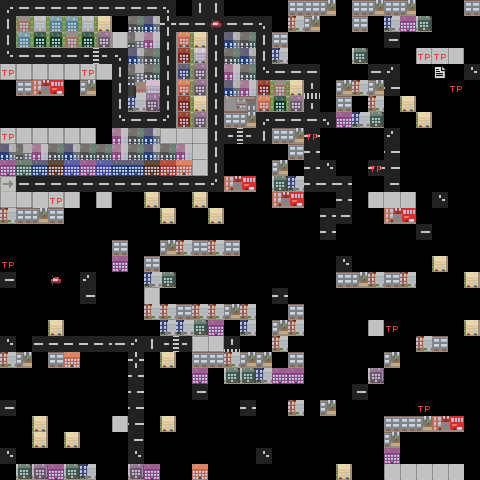

This is a level from a 2D game, rendered from its Tiled map with the project's own tilesets. A one-line summary and the complete map file follow:
An orthogonal 30x30 tile map with 16x16 px tiles, 2 tile layers (Tile Layer 1, objects).

<map version="1.10" tiledversion="1.11.1.1" orientation="orthogonal" renderorder="right-down" width="30" height="30" tilewidth="16" tileheight="16" infinite="0" nextlayerid="5" nextobjectid="1">
 <tileset firstgid="1" name="city_tileset_" tilewidth="16" tileheight="16" tilecount="300" columns="10">
  <image source="../assets/tilesets/level5_tileset.png" trans="ff00ff" width="160" height="480" />
 </tileset>
 <layer id="1" name="Tile Layer 1" width="30" height="30">
  <data encoding="csv">
198,161,161,161,161,161,161,161,161,161,171,107,163,163,103,101,106,102,41,41,42,102,41,42,41,42,102,61,62,41,
163,51,25,53,53,25,45,243,52,21,182,161,161,161,161,161,171,102,46,42,102,102,41,102,48,50,47,81,82,90,
163,53,54,54,51,54,56,223,26,22,192,35,45,163,21,52,163,41,66,67,68,69,102,106,188,121,121,124,125,141,
206,161,161,161,161,164,165,171,21,52,194,58,55,163,52,21,163,48,86,87,88,89,47,106,142,104,221,222,223,123,
226,226,226,226,226,226,225,163,26,52,195,57,56,163,22,52,206,161,161,161,121,121,121,161,162,103,241,242,243,206,
102,41,43,44,102,42,245,163,38,39,196,35,56,163,21,22,58,51,45,168,102,42,46,42,186,101,261,262,263,268,
61,62,63,64,66,85,245,163,48,49,197,58,45,163,31,32,35,54,56,178,70,41,102,46,123,45,103,104,101,127,
81,82,83,84,86,87,245,206,161,161,162,58,56,163,41,42,198,161,161,161,171,50,48,47,147,104,45,101,104,85,
226,226,226,226,226,226,127,22,52,21,166,166,218,163,164,165,163,41,42,181,123,124,125,121,162,121,121,141,108,106,
21,26,22,52,21,52,52,22,52,21,52,22,167,163,103,101,123,102,41,181,123,107,101,106,186,65,85,123,107,105,
50,30,27,28,29,50,29,27,27,28,40,1,167,163,101,104,123,42,102,181,206,121,141,181,186,108,105,123,65,85,
2,161,161,161,161,161,161,161,161,161,161,161,161,162,43,44,123,47,48,181,181,181,123,104,187,107,106,123,108,106,
225,226,227,226,228,123,223,103,103,45,101,104,45,103,63,64,123,43,44,103,101,181,123,221,222,221,268,206,141,85,
46,41,42,41,127,128,127,104,101,104,45,103,101,45,83,84,123,63,64,101,181,188,122,103,43,44,104,101,123,101,
66,67,66,67,127,148,127,268,268,268,268,268,268,268,268,268,123,83,84,103,181,123,61,62,63,64,188,121,123,104,
86,87,86,87,127,147,127,41,102,102,42,46,41,46,41,106,123,121,121,141,243,123,81,82,83,84,123,103,123,104,
126,126,126,126,127,147,127,50,70,41,67,66,67,68,69,85,128,108,105,123,263,206,121,121,121,121,122,45,123,101,
188,121,121,121,121,162,121,121,141,48,47,86,87,88,89,85,148,107,106,123,65,41,42,46,41,46,102,101,123,45,
123,107,101,104,85,187,107,106,123,221,268,268,268,268,268,268,123,181,268,148,108,61,62,66,67,68,69,104,123,103,
123,108,103,101,106,128,108,85,123,46,46,41,46,46,42,46,123,102,41,123,107,81,82,86,87,88,89,85,123,104,
123,108,104,45,106,148,65,105,123,70,48,48,47,50,70,48,123,42,46,123,121,121,141,221,268,268,268,268,123,45,
206,121,201,202,203,204,205,161,162,163,164,165,166,167,168,121,122,46,102,123,65,105,123,121,121,141,46,41,123,103,
46,42,102,41,1,106,123,65,182,107,45,85,41,41,46,42,42,102,41,123,108,85,123,102,42,128,66,67,123,101,
66,67,68,69,104,85,128,108,183,108,101,106,50,70,47,47,48,50,50,123,107,106,123,49,70,148,86,87,123,101,
86,87,88,89,101,85,148,108,184,108,101,105,188,121,121,121,121,121,121,122,65,85,188,121,121,121,121,121,122,104,
188,121,121,121,121,121,122,107,185,107,104,85,123,104,123,181,123,108,46,102,42,105,123,127,268,268,268,268,268,268,
123,101,45,104,101,261,262,221,186,108,45,106,123,101,123,103,123,108,66,67,68,106,128,127,41,41,42,43,44,127,
123,104,45,103,45,104,103,105,187,65,103,106,123,127,123,127,123,107,86,87,88,104,148,127,42,61,62,63,64,127,
206,121,124,125,121,121,141,106,206,121,121,121,122,127,128,104,206,121,121,121,121,121,122,127,50,81,82,83,2403,127,
90,47,49,50,47,48,123,85,49,50,90,70,1,127,148,127,103,101,104,104,101,45,103,245,227,227,227,227,227,127
</data>
 </layer>
 <layer id="4" name="objects" width="30" height="30">
  <data encoding="csv">
0,0,0,0,0,0,0,0,0,0,0,0,0,0,0,0,0,0,0,0,0,0,0,0,0,0,0,0,0,0,
0,0,0,0,0,0,0,0,0,0,0,0,0,5,0,0,0,0,0,0,0,0,0,0,0,0,0,0,0,0,
0,0,0,0,0,0,0,0,0,0,0,0,0,0,0,0,0,0,0,0,0,0,0,0,0,0,0,0,0,0,
0,0,0,0,0,0,0,0,0,0,0,0,0,0,0,0,0,0,0,0,0,0,0,0,0,0,4,4,0,0,
4,0,0,0,0,4,0,0,0,0,0,0,0,0,0,0,0,0,0,0,0,0,0,0,0,0,0,6,0,0,
0,0,0,0,0,0,0,0,0,0,0,0,0,0,0,0,0,0,0,0,0,0,0,0,0,0,0,0,4,0,
0,0,0,0,0,0,0,0,0,0,0,0,0,0,0,0,0,0,0,0,0,0,0,0,0,0,0,0,0,0,
0,0,0,0,0,0,0,0,0,0,0,0,0,0,0,0,0,0,0,0,0,0,0,0,0,0,0,0,0,0,
4,0,0,0,0,0,0,0,0,0,0,0,0,0,0,0,0,0,0,4,0,0,0,0,0,0,0,0,0,0,
0,0,0,0,0,0,0,0,0,0,0,0,0,0,0,0,0,0,0,0,0,0,0,0,0,0,0,0,0,0,
0,0,0,0,0,0,0,0,0,0,0,0,0,0,0,0,0,0,0,0,0,0,0,4,0,0,0,0,0,0,
0,0,0,0,0,0,0,0,0,0,0,0,0,0,0,0,0,0,0,0,0,0,0,0,0,0,0,0,0,0,
0,0,0,4,0,0,0,0,0,0,0,0,0,0,0,0,0,0,0,0,0,0,0,0,0,0,0,0,0,0,
0,0,0,0,0,0,0,0,0,0,0,0,0,0,0,0,0,0,0,0,0,0,0,0,0,0,0,0,0,0,
0,0,0,0,0,0,0,0,0,0,0,0,0,0,0,0,0,0,0,0,0,0,0,0,0,0,0,0,0,0,
0,0,0,0,0,0,0,0,0,0,0,0,0,0,0,0,0,0,0,0,0,0,0,0,0,0,0,0,0,0,
4,0,0,0,0,0,0,0,0,0,0,0,0,0,0,0,0,0,0,0,0,0,0,0,0,0,0,0,0,0,
0,0,0,5,0,0,0,0,0,0,0,0,0,0,0,0,0,0,0,0,0,0,0,0,0,0,0,0,0,0,
0,0,0,0,0,0,0,0,0,0,0,0,0,0,0,0,0,0,0,0,0,0,0,0,0,0,0,0,0,0,
0,0,0,0,0,0,0,0,0,0,0,0,0,0,0,0,0,0,0,0,0,0,0,0,0,0,0,0,0,0,
0,0,0,0,0,0,0,0,0,0,0,0,0,0,0,0,0,0,0,0,0,0,0,0,4,0,0,0,0,0,
0,0,0,0,0,0,0,0,0,0,0,0,0,0,0,0,0,0,0,0,0,0,0,0,0,0,0,0,0,0,
0,0,0,0,0,0,0,0,0,0,0,0,0,0,0,0,0,0,0,0,0,0,0,0,0,0,0,0,0,0,
0,0,0,0,0,0,0,0,0,0,0,0,0,0,0,0,0,0,0,0,0,0,0,0,0,0,0,0,0,0,
0,0,0,0,0,0,0,0,0,0,0,0,0,0,0,0,0,0,0,0,0,0,0,0,0,0,0,0,0,0,
0,0,0,0,0,0,0,0,0,0,0,0,0,0,0,0,0,0,0,0,0,0,0,0,0,0,4,0,0,0,
0,0,0,0,0,0,0,0,0,0,0,0,0,0,0,0,0,0,0,0,0,0,0,0,0,0,0,0,0,0,
0,0,0,0,0,0,0,0,0,0,0,0,0,0,0,0,0,0,0,0,0,0,0,0,0,0,0,0,0,0,
0,0,0,0,0,0,0,0,0,0,0,0,0,0,0,0,0,0,0,0,0,0,0,0,0,0,0,0,0,0,
0,0,0,0,0,0,0,0,0,0,0,0,0,2404,0,0,0,0,0,0,0,0,0,0,0,0,0,0,0,0
</data>
 </layer>
</map>
